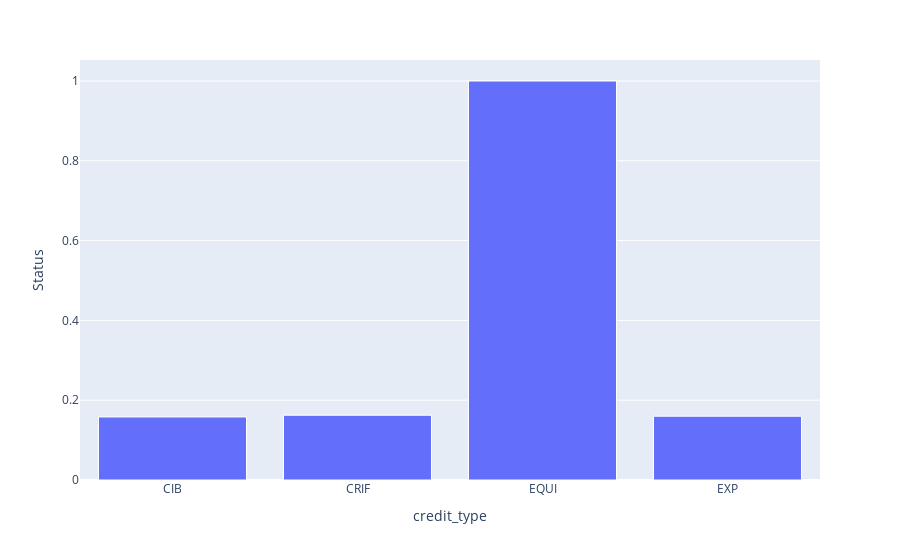

Here is the notebook cell this chart was saved with:
### Markdown cell above
2) Construa um gráfico de barras que permita verificar a Bad Rate (média da coluna Status) por tipo de crédito oferecido (credit_type).

### Code cell
df_bad_rate = df_loan.pivot_table(index='credit_type', values='Status')

fig2= px.bar(data_frame=df_bad_rate, x=df_bad_rate.index, y='Status')
fig2.update_traces(marker_line_width=1,marker_line_color="white")

### Figure 1 — Plotly figure (JSON) as saved in the notebook; plotly's stock layout.template omitted (floating-point values rounded to 4 significant figures)
{"data": [{"alignmentgroup": "True", "hovertemplate": "credit_type=%{x}<br>Status=%{y}<extra></extra>", "legendgroup": "", "marker": {"color": "#636efa", "line": {"color": "white", "width": 1}, "pattern": {"shape": ""}}, "name": "", "offsetgroup": "", "orientation": "v", "showlegend": false, "textposition": "auto", "type": "bar", "x": ["CIB", "CRIF", "EQUI", "EXP"], "xaxis": "x", "y": [0.158, 0.1623, 0.9999, 0.1599], "yaxis": "y"}], "layout": {"barmode": "relative", "legend": {"tracegroupgap": 0}, "margin": {"t": 60}, "xaxis": {"anchor": "y", "domain": [0, 1], "title": {"text": "credit_type"}}, "yaxis": {"anchor": "x", "domain": [0, 1], "title": {"text": "Status"}}}}
